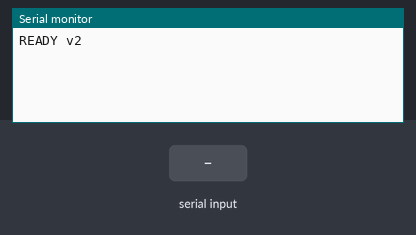
The sketch below on a simulated Arduino Leonardo, built with avr-gcc and run on an emulated ATmega32U4. Parts: the last lines printed to the serial monitor. The inputs (shaded band) are chosen by the test bench. USB keyboard and mouse output is not drawn.

Above: at 2.2 s.
2.3 s: "PING 1\n" received over Serial
At 3.3 s:
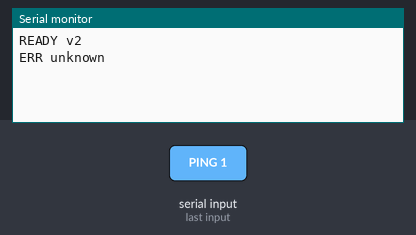
3.8 s: "PING\n" received over Serial
At 4.5 s:
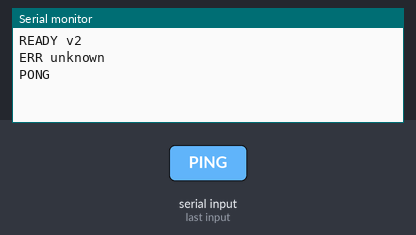
5.3 s: "RELEASE\n" received over Serial
At 6.5 s:
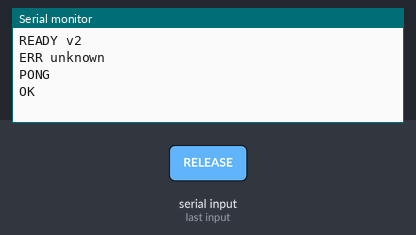
6.8 s: "PRESS 90\n" received over Serial
At 7.9 s:
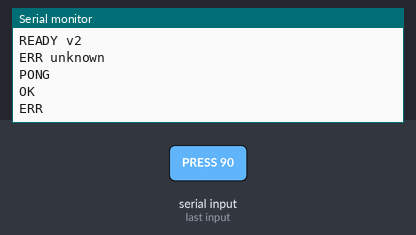
8.3 s: "PRESS  45\n" received over Serial
At 9.1 s:
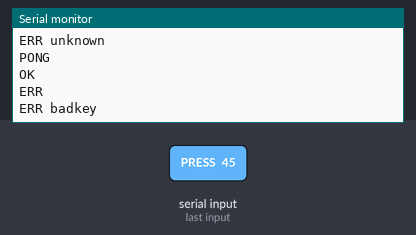

Measured:
- after the input at 2.3 s, the serial monitor: prints a new line at once (image 1)
- after the input at 3.8 s, the serial monitor: prints a new line at once (image 2)
- after the input at 5.3 s, the serial monitor: prints a new line at once (image 3)
- after the input at 6.8 s, the serial monitor: prints a new line at once (image 4)
- after the input at 8.3 s, the serial monitor: prints a new line at once (image 5)

The sketch:

sky_keyboard_v2.ino
```cpp
// sky keyboard firmware v2 (2026-07-03)
// 协议与 v1 兼容（PRESS/HOTKEY/PING），sky-mcp-server 无需改协议。
// v1 的三个隐患（2026-07-03 两次整机键鼠卡死的根源）：
//   1. 按住时长 ms 无上限 —— 串口乱码可拼出几分钟的时长，板子按住 Ctrl 死等
//   2. 无"松开所有键"指令 —— 卡住后除了断电没有解药
//   3. 接收缓冲无上限 —— 乱码无限堆积
// v2 修复：时长封顶 2 秒；新增 RELEASE 指令；开机先 releaseAll；缓冲限长。

#include <Keyboard.h>

String buf = "";
bool overflow = false;

void setup() {
  Serial.begin(115200);
  while (!Serial) {
    delay(10);
  }
  delay(1000);
  Keyboard.begin();
  Keyboard.releaseAll();          // 复位/重插后，确保没有键悬着
  Serial.println("READY v2");
}

void handleCmd(String cmd) {
  cmd.trim();

  if (cmd == "PING") {
    Serial.println("PONG");
    return;
  }

  if (cmd == "RELEASE") {         // 急救指令：松开一切
    Keyboard.releaseAll();
    Serial.println("OK");
    return;
  }

  if (cmd.startsWith("PRESS ")) {
    int sp = cmd.indexOf(' ', 6);
    if (sp < 0) { Serial.println("ERR"); return; }
    int kc = cmd.substring(6, sp).toInt();
    long ms = cmd.substring(sp + 1).toInt();
    if (kc <= 0) { Serial.println("ERR badkey"); return; }
    ms = constrain(ms, 1, 2000);  // 乱码也压不死键盘
    Keyboard.press(kc);
    delay(ms);
    Keyboard.releaseAll();        // release(kc) 升级为 releaseAll：兜住一切解析意外
    Serial.println("OK");
    return;
  }

  if (cmd.startsWith("HOTKEY ")) {
    String p = cmd.substring(7);
    int s1 = p.indexOf(' ');
    int s2 = p.indexOf(' ', s1 + 1);
    if (s1 < 0 || s2 < 0) { Serial.println("ERR"); return; }
    int k1 = p.substring(0, s1).toInt();
    int k2 = p.substring(s1 + 1, s2).toInt();
    long ms = p.substring(s2 + 1).toInt();
    if (k1 <= 0 || k2 <= 0) { Serial.println("ERR badkey"); return; }
    ms = constrain(ms, 1, 2000);
    Keyboard.press(k1);
    delay(10);
    Keyboard.press(k2);
    delay(ms);
    Keyboard.releaseAll();
    Serial.println("OK");
    return;
  }

  Serial.println("ERR unknown");
}

void loop() {
  while (Serial.available()) {
    char c = Serial.read();
    if (c == '\n') {
      if (overflow) {
        Serial.println("ERR overflow");  // 超长=乱码，整行丢弃
      } else {
        handleCmd(buf);
      }
      buf = "";
      overflow = false;
    } else if (buf.length() < 64) {
      buf += c;
    } else {
      overflow = true;
    }
  }
}
```
